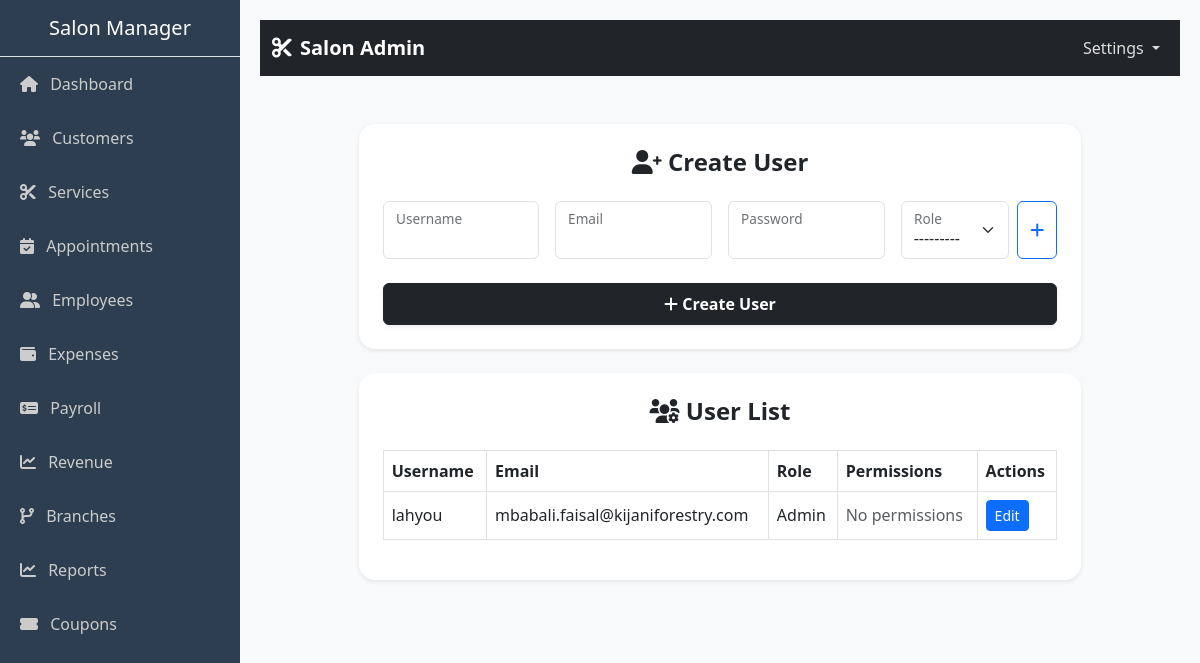
The app's page /create-user/ (signed in) with its own data.
### system/models.py (models this page shows, shortened)
class User(AbstractUser):
    role = models.ForeignKey(Role, on_delete=models.SET_NULL, null=True, blank=True)
    business = models.ForeignKey('Business', on_delete=models.CASCADE, null=True, blank=True)
    groups = models.ManyToManyField(
        Group,
        related_name='salon_users',
        blank=True,
        help_text='The groups this user belongs to.',
        verbose_name='groups',
    )
    user_permissions = models.ManyToManyField(
        Permission,
        related_name='salon_users_permissions',
        blank=True,
        help_text='Specific permissions for this user.',
        verbose_name='user permissions',
    )

class Role(models.Model):
    name = models.CharField(max_length=100)
    features = models.ManyToManyField(Feature, blank=True)
    business = models.ForeignKey('Business', on_delete=models.CASCADE, related_name='roles')

### system/views.py (the view)
# urls.py: path('create-user/', views.create_user, name='create_user'),
@login_required
def create_user(request):
    User = get_user_model()
    if not (request.user.is_superuser or (hasattr(request.user, 'role') and request.user.role and request.user.role.name == 'Admin')):
        messages.error(request, 'Only admins can create or edit users.')
        return redirect('dashboard')
    users = User.objects.filter(business=request.user.business)
    roles = Role.objects.filter(business=request.user.business)
    all_permissions = Permission.objects.all()
    all_features = Feature.objects.all()
    if request.method == 'POST':
        edit_user_id = request.POST.get('edit_user_id')
        if edit_user_id:
            old_user = get_object_or_404(User, id=edit_user_id, business=request.user.business)
            old_user.delete()
            form = UserCreationForm(request.POST, business=request.user.business)  # <-- pass business here!
            if form.is_valid():
                user = form.save(commit=False)
                user.business = request.user.business
                user.is_active = True
                user.save()
                role_id = request.POST.get('role')
                if role_id:
                    user.role = Role.objects.get(id=role_id, business=request.user.business)
                user.save()
                messages.success(request, f'User {user.username} updated successfully.')
                return redirect('create_user')
            else:
                messages.error(request, "Please correct the errors below.")
        else:
            form = UserCreationForm(request.POST, business=request.user.business)  # <-- pass business here!
            if form.is_valid():
                user = form.save(commit=False)
                user.business = request.user.business
                user.is_active = True
                user.save()
                role_id = request.POST.get('role')
                if role_id:
                    user.role = Role.objects.get(id=role_id, business=request.user.business)
                user.save()
                messages.success(request, f'User {user.username} created successfully.')
                return redirect('create_user')
            else:
                messages.error(request, "Please correct the errors below.")
    else:
        form = UserCreationForm(business=request.user.business)  # <-- pass business here!
    return render(request, 'system/create_user.html', {
        'form': form,
        'users': users,
        'roles': roles,
        'all_permissions': all_permissions,
        'all_features': all_features,
    })

### system/forms.py (shortened to what this page needs)
class UserCreationForm(forms.ModelForm):
    password = forms.CharField(widget=forms.PasswordInput)
    role = forms.ModelChoiceField(queryset=Role.objects.none(), required=True)
    def __init__(self, *args, **kwargs):
        business = kwargs.pop('business', None)
        super().__init__(*args, **kwargs)
        if business:
            self.fields['role'].queryset = Role.objects.filter(business=business)
        else:
            self.fields['role'].queryset = Role.objects.none()
    class Meta:
        model = User
        fields = ['username', 'email', 'password', 'role']

### system/templates/system/create_user.html (shortened to what this page needs)
{% extends 'system/base.html' %}
{% load widget_tweaks %}
{% block content %}
<div class="container my-5">
  <div class="row justify-content-center">
    <div class="col-lg-10">
      <div class="card shadow-sm border-0 rounded-4 mb-4">
        <div class="card-body p-4">
          <h4 class="mb-4 text-center fw-bold">
            <i class="fas fa-user-plus"></i> Create User
          </h4>
          <form method="post" action="{% url 'create_user' %}">
            <div class="row g-3">
              <div class="col-md-3">
                <div class="form-floating">
                  {{ form.username|add_class:"form-control" }}
                  <label for="id_username">Username</label>
                </div>
              </div>
              <div class="col-md-3">
                <div class="form-floating">
                  {{ form.email|add_class:"form-control" }}
                  <label for="id_email">Email</label>
                </div>
              </div>
              <div class="col-md-3">
                <div class="form-floating">
                  {{ form.password|add_class:"form-control" }}
                  <label for="id_password">Password</label>
                </div>
              </div>
              <div class="col-md-3">
                <div class="form-floating d-flex">
                  {{ form.role|add_class:"form-select" }}
                  <label for="id_role">Role</label>
                  <button type="button" class="btn btn-outline-primary ms-2" data-bs-toggle="modal" data-bs-target="#addRoleModal">
                    <i class="fas fa-plus"></i>
                  </button>
                </div>
              </div>
            </div>
            <button type="submit" class="btn btn-dark w-100 mt-4 py-2 fw-semibold shadow-sm">
              <i class="fas fa-plus"></i> Create User
            </button>
          </form>
        </div>
      </div>
      <div class="card shadow-sm border-0 rounded-4">
        <div class="card-body p-4">
          <h4 class="mb-4 text-center fw-bold">
            <i class="fas fa-users-cog"></i> User List
          </h4>
          <table class="table table-bordered align-middle">
            <thead>
              <tr>
                <th>Username</th>
                <th>Email</th>
                <th>Role</th>
                <th>Permissions</th>
                <th>Actions</th>
              </tr>
            </thead>
            <tbody>
              {% for user in users %}
              <tr>
                <td>{{ user.username }}</td>
                <td>{{ user.email }}</td>
                <td>{{ user.role.name|default:"No Role" }}</td>
                <td>
                  {% for perm in user.role.permissions.all %}
                    <span class="badge bg-info text-dark">{{ perm.name }}</span>
                  {% empty %}
                    <span class="text-muted">No permissions</span>
                  {% endfor %}
                </td>
                <td>
                  <button class="btn btn-sm btn-primary" data-bs-toggle="modal" data-bs-target="#editUserModal{{ user.id }}">
                    Edit
                  </button>
                </td>
              </tr>
              {% endfor %}
            </tbody>
          </table>
        </div>
      </div>
    </div>
  </div>
</div>
{% endblock %}

### system/templates/system/base.html (style rules this page uses)
body { font-family: 'Segoe UI', Tahoma, Geneva, Verdana, sans-serif; background-color: #f8f9fa; }

### records on screen
User: username "lahyou", email "mbabali.faisal@kijaniforestry.com", role.name "Admin"
